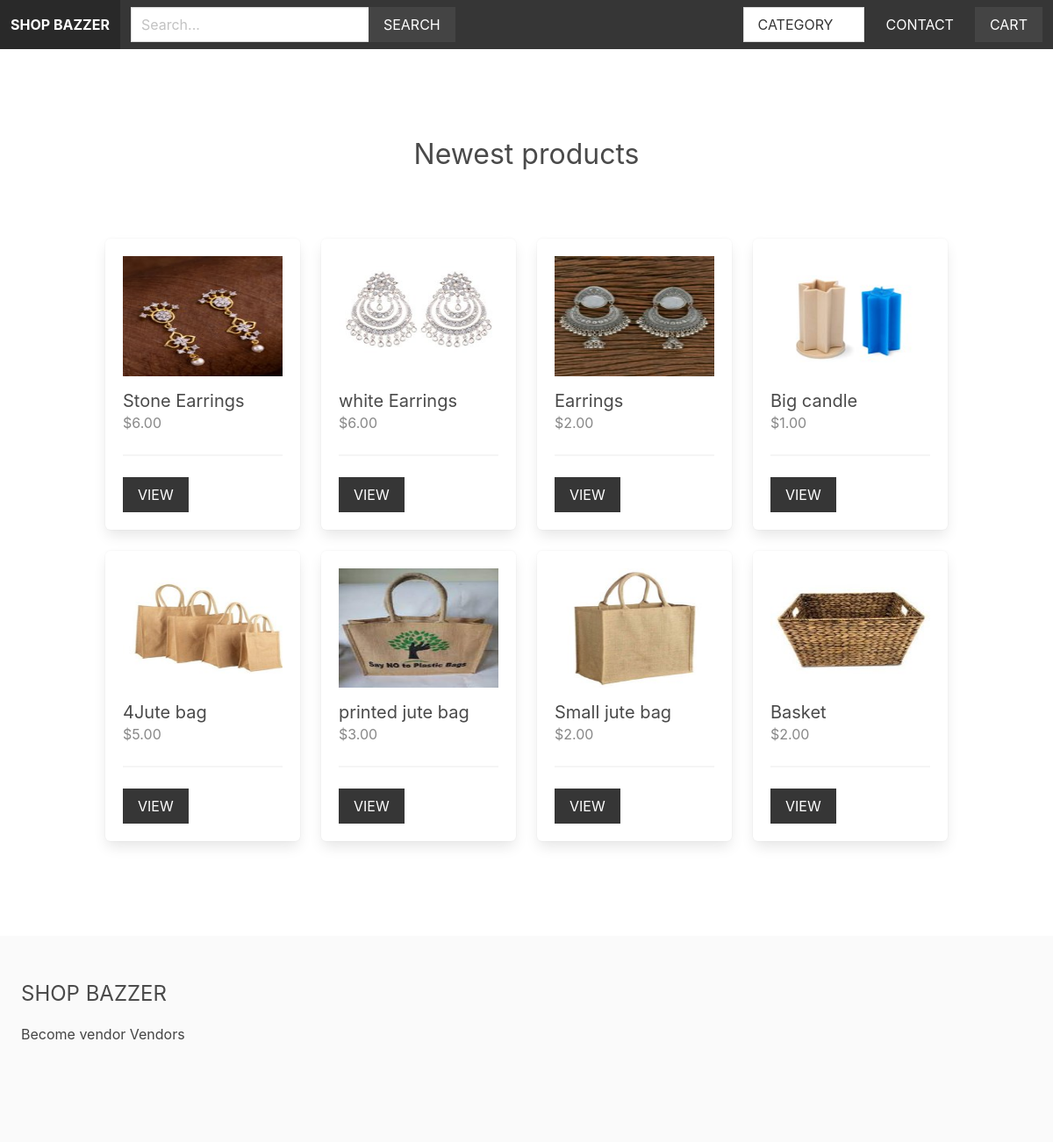
The page / on the database its author committed.
### apps/product/models.py (models this page shows, shortened)
class Product(models.Model):
    category = models.ForeignKey(Category, related_name='products', on_delete=models.CASCADE)
    vendor = models.ForeignKey(Vendor, related_name='products', on_delete=models.CASCADE)
    title = models.CharField(max_length=255)
    slug = models.SlugField(max_length=255)
    description = models.TextField(blank=True, null=True)
    price = models.DecimalField(max_digits=6, decimal_places=2)
    date_added = models.DateTimeField(auto_now_add=True)
    image = models.ImageField(upload_to='uploads/', blank=True, null=True)
    thumbnail = models.ImageField(upload_to='uploads/', blank=True, null=True)
    class Meta:
        ordering = ['-date_added']
    def get_thumbnail(self):
        if self.thumbnail:
            return self.thumbnail.url

### apps/core/views.py (the view)
# urls.py: path('', views.frontpage, name='frontpage'),
def frontpage(request):
    newest_products = Product.objects.all()[0:8]
    return render(request, 'core/frontpage.html', {'newest_products': newest_products})

### apps/cart/cart.py (called while the page is built)
    def __len__(self):
        return sum(item['quantity'] for item in self.cart.values())

### apps/cart/context_processors.py (called while the page is built)
def cart(request):
    return {'cart': Cart(request)}

### apps/product/context_processors.py (called while the page is built)
def menu_categories(request):
    categories = Category.objects.all()
    return {'menu_categories': categories}

### apps/core/templates/core/frontpage.html (shortened to what this page needs)
{% extends 'core/base.html' %}
{% block content %}
    <div class="columns is-multiline mb-6">
        <div class="column is-12 has-text-centered mt-6 mb-6">
            <h2 class="is-size-3">Newest products</h2>
        </div>
        {% for product in newest_products %}
            {% include 'product/parts/list_item.html' %}
        {% endfor %}
    </div>
{% endblock %}

### apps/product/templates/product/parts/list_item.html
<div class="column is-3 product-list-item">
    <div class="box">
        <figure class="image is-4by3 mb-4">
            <img src="{{ product.get_thumbnail }}">
        </figure>
        <h2 class="subtitle">{{ product.title }}</h2>
        <h3 class="price is-size-6 mb-5">${{ product.price }}</h3>
        <hr>
        <a href="{% url 'product' product.category.slug product.slug %}" class="button is-dark is-uppercase">View</a>
    </div>
</div>

### static/styles/main.css (style rules this page uses)
.input, .button { border-radius: 0; }
.product-list-item .box .subtitle { margin-bottom: 0; }
.product-list-item .box .price { color: #888; }

### rows shown on the page
Product: get_thumbnail (picture), title "Stone Earrings", price "6.00"
Product: get_thumbnail (picture), title "white Earrings", price "6.00"
Product: get_thumbnail (picture), title "Earrings", price "2.00"
Product: get_thumbnail (picture), title "Big candle", price "1.00"
Product: get_thumbnail (picture), title "4Jute bag", price "5.00"
Product: get_thumbnail (picture), title "printed jute bag", price "3.00"
Product: get_thumbnail (picture), title "Small jute bag", price "2.00"
Product: get_thumbnail (picture), title "Basket", price "2.00"
